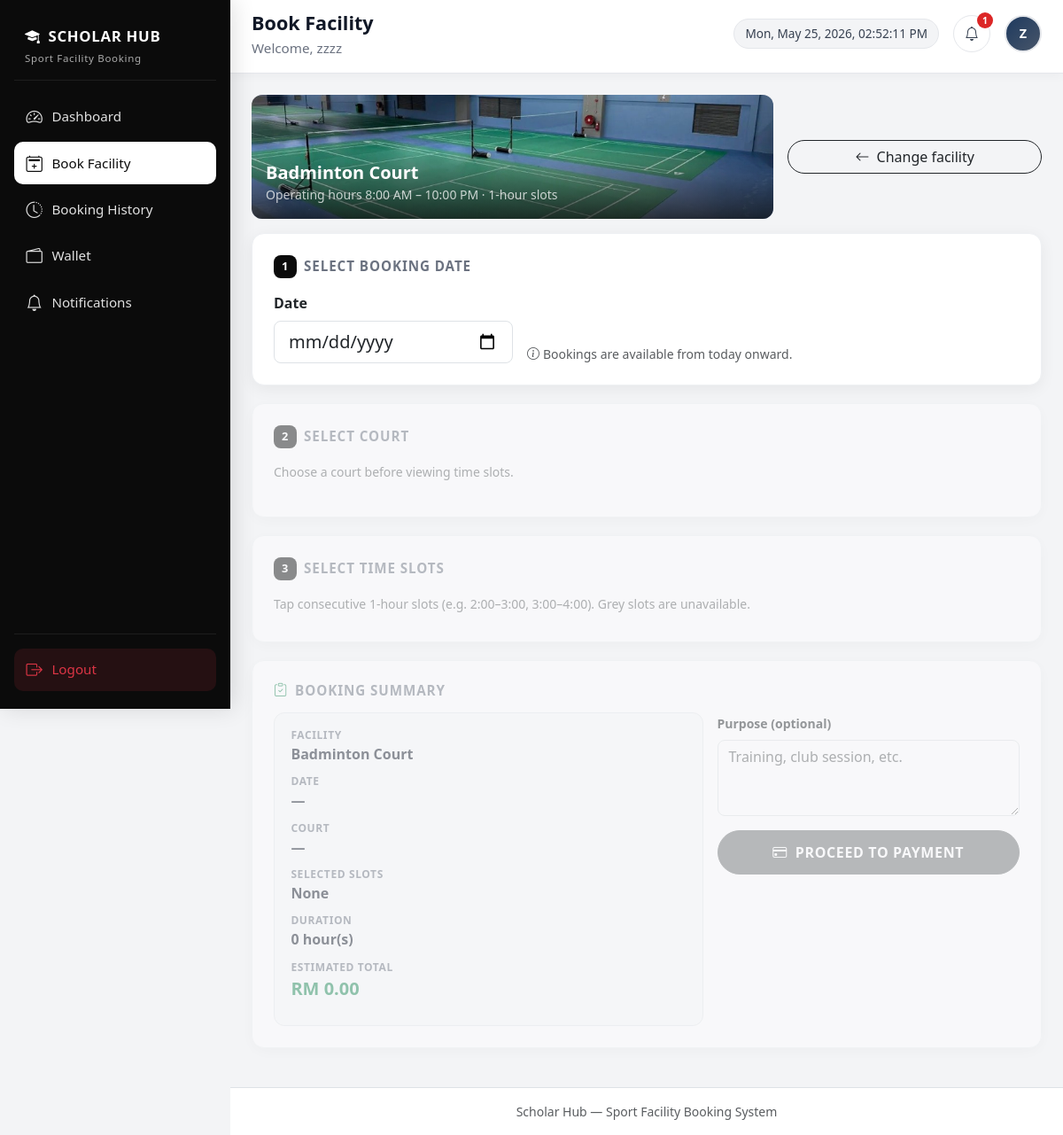
Screenshot of /booking.php?type=badminton (signed in) with the database file from the repository.
### tables this page shows
CREATE TABLE `facilities` (
  `facility_id` int(11) NOT NULL,
  `facility_name` varchar(100) NOT NULL,
  `facility_type` varchar(50) NOT NULL,
  `description` text DEFAULT NULL,
  `image` varchar(255) DEFAULT NULL,
  `location` varchar(100) DEFAULT NULL,
  `opening_time` time DEFAULT NULL,
  `closing_time` time DEFAULT NULL,
  `status` enum('active','maintenance','closed') DEFAULT 'active',
  `created_at` timestamp NOT NULL DEFAULT current_timestamp(),
  `price_amount` decimal(10,2) NOT NULL DEFAULT 5.00,
  `price_mode` enum('hourly','entry') NOT NULL DEFAULT 'hourly',
  `rules` text DEFAULT NULL
);

### booking.php (the view, shortened to what the rows shown need)
<?php
require __DIR__ . '/db.php';
require_once __DIR__ . '/includes/booking_helpers.php';
require_once __DIR__ . '/includes/facility_pricing.php';
$facility_param = isset($_GET['facility']) ? trim((string) $_GET['facility']) : '';
$type_param     = isset($_GET['type']) ? trim((string) $_GET['type']) : '';
$facility = booking_load_facility($conn, $facility_param, $type_param);
$facility_error = '';
$booking_config = null;
if ($facility !== null) {
    $ftype = (string) $facility['facility_type'];
    $img = trim((string) ($facility['image'] ?? ''));
    $pricing = facility_pricing_get($ftype, $conn);
    $booking_config = [
        'facility_id'   => (int) $facility['facility_id'],
        'facility_name' => (string) $facility['facility_name'],
        'facility_type' => $ftype,
        'image'         => $img,
        'is_court_based'=> booking_is_court_based($ftype),
        'court_label'   => $ftype === 'snooker' ? 'Table' : 'Court',
        'unit_price'    => $pricing ? (float) $pricing['amount'] : 0,
        'price_label'   => $pricing ? (string) $pricing['label'] : '',
        'pricing_mode'  => $pricing ? (string) $pricing['mode'] : 'hourly',
    ];
}
$min_date = date('Y-m-d');
?>
<!DOCTYPE html>
<html lang="en">
<head>
    <link href="https://cdn.jsdelivr.net/npm/bootstrap@5.3.3/dist/css/bootstrap.min.css" rel="stylesheet">
    <link href="https://cdn.jsdelivr.net/npm/bootstrap-icons@1.11.3/font/bootstrap-icons.css" rel="stylesheet">
</head>
<body>
<div class="main-wrap" id="mainWrap">
    <main class="content-area">
        <?php if ($facility_error !== ''): ?>
            <div class="booking-card">
                <div class="alert alert-warning mb-3">
                    <i class="bi bi-exclamation-triangle me-2"></i><?php echo htmlspecialchars($facility_error, ENT_QUOTES, 'UTF-8'); ?>
                </div>
                <a href="student_dashboard.php" class="btn btn-dark rounded-pill">
                    <i class="bi bi-arrow-left me-1"></i> Back to Dashboard
                </a>
            </div>
        <?php else: ?>
            <div class="row g-3 mb-3">
                <div class="col-lg-8">
                    <div class="facility-hero-mini">
                        <img src="<?php echo htmlspecialchars($booking_config['image'], ENT_QUOTES, 'UTF-8'); ?>" alt="">
                        <div class="overlay">
                            <div>
                                <h1 class="h5 fw-bold mb-0"><?php echo htmlspecialchars($booking_config['facility_name'], ENT_QUOTES, 'UTF-8'); ?></h1>
                                <small class="opacity-75">Operating hours 8:00 AM – 10:00 PM · 1-hour slots</small>
                            </div>
                        </div>
                    </div>
                </div>
                <div class="col-lg-4 d-flex align-items-stretch">
                    <a href="student_dashboard.php" class="btn btn-outline-dark rounded-pill align-self-center w-100">
                        <i class="bi bi-arrow-left me-1"></i> Change facility
                    </a>
                </div>
            </div>
            <div class="booking-card" id="stepDate">
                <h3><span class="step-num">1</span> Select booking date</h3>
                <div class="row g-3 align-items-end">
                    <div class="col-sm-6 col-md-4">
                        <label for="bookingDate" class="form-label fw-semibold">Date</label>
                        <input type="date" class="form-control form-control-lg rounded-3" id="bookingDate" name="booking_date" min="<?php echo htmlspecialchars($min_date, ENT_QUOTES, 'UTF-8'); ?>" required>
                    </div>
                    <div class="col-sm-6">
                        <p class="small text-muted mb-0"><i class="bi bi-info-circle me-1"></i>Bookings are available from today onward.</p>
                    </div>
                </div>
            </div>
            <div class="booking-card section-disabled" id="stepCourt" <?php echo $booking_config['is_court_based'] ? '' : 'style="display:none;"'; ?>>
                <h3>
                    <span class="step-num">2</span>
                    Select <?php echo htmlspecialchars(strtolower($booking_config['court_label']), ENT_QUOTES, 'UTF-8'); ?>
                </h3>
                <p class="small text-muted mb-3">Choose a <?php echo htmlspecialchars(strtolower($booking_config['court_label']), ENT_QUOTES, 'UTF-8'); ?> before viewing time slots.</p>
            </div>
            <div class="booking-card section-disabled" id="stepSlots">
                <h3>
                    <span class="step-num"><?php echo $booking_config['is_court_based'] ? '3' : '2'; ?></span>
                    Select time slots
                </h3>
                <p class="small text-muted mb-2">Tap consecutive 1-hour slots (e.g. 2:00–3:00, 3:00–4:00). Grey slots are unavailable.</p>
            </div>
            <div class="booking-card section-disabled" id="stepSummary">
                <h3><i class="bi bi-clipboard-check text-success"></i> Booking summary</h3>
                <div class="row g-3">
                    <div class="col-md-7">
                        <dl class="summary-box mb-0">
                            <dt>Facility</dt>
                            <dd id="sumFacility"><?php echo htmlspecialchars($booking_config['facility_name'], ENT_QUOTES, 'UTF-8'); ?></dd>
                            <dt>Date</dt>
                            <dd id="sumDate">—</dd>
                            <dt id="sumCourtLabel" <?php echo $booking_config['is_court_based'] ? '' : 'class="d-none"'; ?>><?php echo htmlspecialchars($booking_config['court_label'], ENT_QUOTES, 'UTF-8'); ?></dt>
                            <dd id="sumCourt" <?php echo $booking_config['is_court_based'] ? '' : 'class="d-none"'; ?>">—</dd>
                            <dt>Selected slots</dt>
                            <dd id="sumSlots">None</dd>
                            <dt>Duration</dt>
                            <dd id="sumDuration">0 hour(s)</dd>
                            <dt>Estimated total</dt>
                            <dd id="sumTotal" class="text-success fs-5">RM 0.00</dd>
                        </dl>
                    </div>
                    <div class="col-md-5">
                        <label for="bookingPurpose" class="form-label small fw-semibold">Purpose (optional)</label>
                        <textarea class="form-control rounded-3 mb-3" id="bookingPurpose" rows="3" placeholder="Training, club session, etc."></textarea>
                        <button type="button" class="btn btn-dark btn-proceed w-100" id="btnProceed" disabled>
                            <i class="bi bi-credit-card me-1"></i> Proceed to Payment
                        </button>
                    </div>
                </div>
            </div>
        <?php endif; ?>
    </main>
</div>
</body>
</html>

### rows the page displays
facilities: image (picture), facility_name "Badminton Court"

### other values shown
$student_name "zzzz"
$student_notif_unread "1"
$ini "Z"
$booking_config['court_label'] "COURT"
$booking_config['court_label'] "court"
